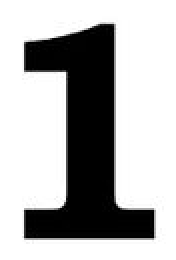
#> input picture digit_files/dataset_raw/1/1.png, 88 x 130 px (shown 2 times larger); its folder holds only this picture in this run
$ python train_onnx_model.py
#> lines starting #> are read from the running program, lines starting #| are printed output that depends on the picture; after the words box and inside, x2 and y2 are one past the last pixel; in counts of white or black regions, pixels touching at a corner belong together
#> in __init__, raw_crop is the input picture: shape (130, 88); min 0, max 255, mean 177.1
import glob
import os
import cv2
import numpy as np
import torch
import torch.nn as nn
import torch.optim as optim
from torch.utils.data import DataLoader, Dataset

# ==============================================================================
# SEGMENT 1: AUGMENTATION ENGINE
# Simulates variable camera angles, lighting conditions, blur, and contrast.
# ==============================================================================


def augment_digit_crop(gray_roi):
  """Applies random synthetic vision transformations to simulate Gazebo dynamic conditions."""

  # 1. Random contrast and brightness shift
  alpha = np.random.uniform(0.6, 1.4)  # Contrast gain multiplier
  beta = np.random.randint(-40, 40)  # Brightness offset
  augmented = cv2.convertScaleAbs(gray_roi, alpha=alpha, beta=beta)
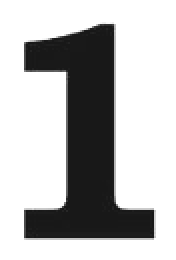
#> augmented: shape (130, 88) (shown 2 times larger); min 24, max 255, mean 185.2

  # 2. Binarize to white text on black background using Otsu thresholding
  _, binary = cv2.threshold(
      augmented, 0, 255, cv2.THRESH_BINARY_INV + cv2.THRESH_OTSU
  )
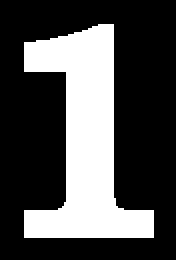
#> binary: shape (130, 88) (shown 2 times larger); 30.2% white; 1 white region, box (x1, y1, x2, y2) and area: (12, 12, 77, 119) 3450

  # 3. Random Affine Rotation (-12 degrees to +12 degrees)
  h, w = binary.shape
#> h = 130; w = 88
  angle = np.random.uniform(-12, 12)
  rotation_matrix = cv2.getRotationMatrix2D((w // 2, h // 2), angle, scale=1.0)
  binary = cv2.warpAffine(
      binary,
      rotation_matrix,
      (w, h),
      borderMode=cv2.BORDER_CONSTANT,
      borderValue=0,
  )
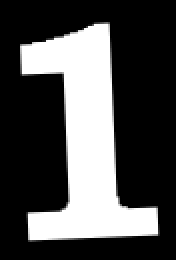
#> binary: shape (130, 88) (shown 2 times larger); min 0, max 255, mean 76.9

  # 4. Resize and aspect-ratio padding into MNIST-standard 28x28 bounding box
  scale = 20.0 / max(h, w)
#> scale = 0.154
  nw, nh = max(1, int(w * scale)), max(1, int(h * scale))
#> nw = 13; nh = 20
  resized = cv2.resize(binary, (nw, nh), interpolation=cv2.INTER_AREA)

  canvas = np.zeros((28, 28), dtype=np.uint8)
  dx, dy = (28 - nw) // 2, (28 - nh) // 2
#> dx = 7; dy = 4
  canvas[dy : dy + nh, dx : dx + nw] = resized
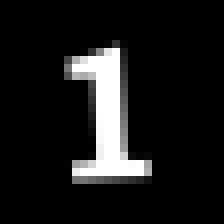
#> canvas: shape (28, 28) (shown 8 times larger); min 0, max 255, mean 25.5

  # 5. Optional Gaussian Blur (simulate camera movement blur)
  if np.random.rand() > 0.5:
    canvas = cv2.GaussianBlur(canvas, (3, 3), 0)
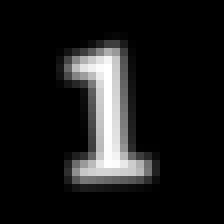
#> canvas: shape (28, 28) (shown 8 times larger); min 0, max 255, mean 25.5

  return canvas


# ==============================================================================
# SEGMENT 2: PYTORCH DATASET LOADER
# Loads image paths, generates augmented batches, and converts images to Tensors.
# ==============================================================================


class GazeboDigitDataset(Dataset):

  def __init__(self, dataset_dir, samples_per_class=1000):
    dataset_dir = os.path.abspath(os.path.expanduser(dataset_dir))
    self.samples = []  # Holds image array tensors
    self.labels = []  # Holds corresponding target digit classes (1 to 5)

    # Loop through each target digit directory (1..5)
    for digit_class in range(1, 6):
      class_folder = os.path.join(dataset_dir, str(digit_class))
      image_paths = glob.glob(os.path.join(class_folder, "*.png")) + glob.glob(
          os.path.join(class_folder, "*.jpg")
      )

      if not image_paths:
        print(
          f"[Warning] No images found for digit class '{digit_class}' in"
          f" {class_folder}"
        )
        continue

      # Synthetically augment base images up to requested sample count per class
      for _ in range(samples_per_class):
        random_path = np.random.choice(image_paths)
        raw_crop = cv2.imread(random_path, cv2.IMREAD_GRAYSCALE)

        if raw_crop is None:
          continue

        processed_img = augment_digit_crop(raw_crop)

        # Normalize pixel values from range [0, 255] to floating point range [0.0, 1.0]
        normalized_img = processed_img.astype(np.float32) / 255.0

        # Add single channel dimension (Shape: 1 x 28 x 28)
        self.samples.append(normalized_img[np.newaxis, :, :])
        self.labels.append(digit_class)

  def __len__(self):
    return len(self.samples)

  def __getitem__(self, idx):
    # Convert numpy arrays to PyTorch Tensors
    x_tensor = torch.tensor(self.samples[idx], dtype=torch.float32)
    y_tensor = torch.tensor(self.labels[idx], dtype=torch.long)
    return x_tensor, y_tensor


# ==============================================================================
# SEGMENT 3: NEURAL NETWORK ARCHITECTURE
# A fast, lightweight 2-layer Convolutional Neural Network (CNN).
# ==============================================================================


class LightweightDigitCNN(nn.Module):

  def __init__(self):
    super().__init__()
    # Layer 1: Conv -> BatchNorm -> ReLU -> MaxPool (Input: 1x28x28 -> Output: 16x14x14)
    self.conv1 = nn.Conv2d(
        in_channels=1, out_channels=16, kernel_size=3, padding=1
    )
    self.bn1 = nn.BatchNorm2d(16)
    self.relu1 = nn.ReLU()
    self.pool1 = nn.MaxPool2d(kernel_size=2, stride=2)

    # Layer 2: Conv -> BatchNorm -> ReLU -> MaxPool (Input: 16x14x14 -> Output: 32x7x7)
    self.conv2 = nn.Conv2d(
        in_channels=16, out_channels=32, kernel_size=3, padding=1
    )
    self.bn2 = nn.BatchNorm2d(32)
    self.relu2 = nn.ReLU()
    self.pool2 = nn.MaxPool2d(kernel_size=2, stride=2)

    # Layer 3: Fully-Connected Classifier Head (Input: 32*7*7 -> Output: 6 classes [0..5])
    self.flatten = nn.Flatten()
    self.fc1 = nn.Linear(32 * 7 * 7, 64)
    self.relu3 = nn.ReLU()
    self.dropout = nn.Dropout(0.25)
    self.fc2 = nn.Linear(64, 6)  # Output index matches target digit integer directly

  def forward(self, x):
    x = self.pool1(self.relu1(self.bn1(self.conv1(x))))
    x = self.pool2(self.relu2(self.bn2(self.conv2(x))))
    x = self.flatten(x)
    x = self.dropout(self.relu3(self.fc1(x)))
    x = self.fc2(x)
    return x


# ==============================================================================
# SEGMENT 4: TRAINING & ONNX EXPORT PIPELINE
# ==============================================================================

if __name__ == "__main__":
  SCRIPT_DIR = os.path.dirname(os.path.abspath(__file__))
  DATASET_PATH = os.path.join(SCRIPT_DIR, "dataset_raw")
  OUTPUT_ONNX_PATH = os.path.join(SCRIPT_DIR, "gazebo_digit_model.onnx")

  # 1. Instanciate Dataset and PyTorch DataLoader
  print("[1/4] Augmenting dataset and generating training batches...")
  train_dataset = GazeboDigitDataset(
      dataset_dir=DATASET_PATH, samples_per_class=1000
  )
  if len(train_dataset) == 0:
    raise RuntimeError(
        f'No training images found in {os.path.abspath(DATASET_PATH)}. '
        'Expected PNG or JPG files inside class folders 1 through 5.'
    )
  train_loader = DataLoader(train_dataset, batch_size=32, shuffle=True)

  # 2. Instantiate Model, Loss Function, and Optimizer
  model = LightweightDigitCNN()
  criterion = nn.CrossEntropyLoss()
  optimizer = optim.Adam(model.parameters(), lr=0.001)

  # 3. Model Training Loop
  print("[2/4] Starting CNN Training...")
  model.train()
  epochs = 12

  for epoch in range(epochs):
    running_loss = 0.0
    correct = 0
    total = 0

    for images, labels in train_loader:
      optimizer.zero_grad()  # Reset gradient accumulators

      outputs = model(images)  # Forward pass
      loss = criterion(outputs, labels)  # Compute loss
      loss.backward()  # Backpropagation
      optimizer.step()  # Update network weights

      running_loss += loss.item()
      _, predicted = torch.max(outputs, 1)
      total += labels.size(0)
      correct += (predicted == labels).sum().item()

    accuracy = (correct / total) * 100
    avg_loss = running_loss / len(train_loader)
    print(
        f"Epoch [{epoch+1:02d}/{epochs:02d}] -> Loss: {avg_loss:.4f} | Accuracy:"
        f" {accuracy:.2f}%"
    )

  # 4. Export Model to ONNX Format
  print("[3/4] Exporting trained model to ONNX runtime format...")
  model.eval()

  # Create dummy input tensor matching input network dimensions (1 batch, 1 channel, 28x28)
  dummy_input = torch.randn(1, 1, 28, 28, dtype=torch.float32)

  torch.onnx.export(
      model,
      dummy_input,
      OUTPUT_ONNX_PATH,
      export_params=True,  # Save trained weights inside the ONNX model file
      opset_version=11,  # Standard OpenCV-compatible ONNX opset version
      do_constant_folding=True,  # Optimize model constants
      input_names=["input"],  # Input node identification name
      output_names=["output"],  # Output node identification name
        dynamo=False,  # Use the legacy exporter; the dynamo exporter requires onnxscript
  )

  print(
      f"[4/4] Model successfully trained and saved to: {OUTPUT_ONNX_PATH}!"
  )
